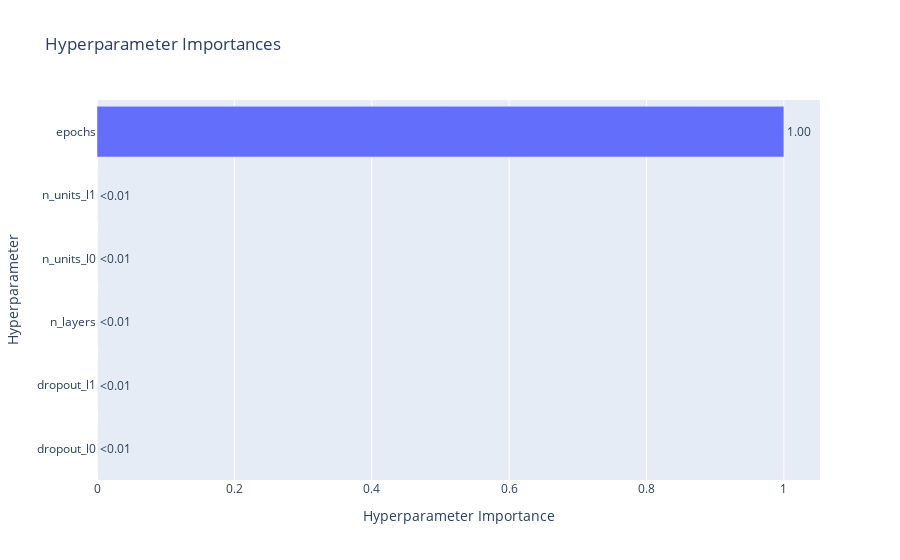

Notebook code for this chart:
### Code cell
optuna.visualization.plot_param_importances(study).show()

### Figure 1 — Plotly figure (JSON) as saved in the notebook; plotly's stock layout.template omitted (floating-point values rounded to 4 significant figures)
{"data": [{"cliponaxis": false, "hovertemplate": ["dropout_l0 (CategoricalDistribution): 0.0<extra></extra>", "dropout_l1 (CategoricalDistribution): 0.0<extra></extra>", "n_layers (IntDistribution): 0.0<extra></extra>", "n_units_l0 (CategoricalDistribution): 0.0<extra></extra>", "n_units_l1 (CategoricalDistribution): 0.0<extra></extra>", "epochs (IntDistribution): 1.0<extra></extra>"], "name": "Objective Value", "orientation": "h", "text": ["<0.01", "<0.01", "<0.01", "<0.01", "<0.01", "1.00"], "textposition": "outside", "type": "bar", "x": [0, 0, 0, 0, 0, 1], "y": ["dropout_l0", "dropout_l1", "n_layers", "n_units_l0", "n_units_l1", "epochs"]}], "layout": {"title": {"text": "Hyperparameter Importances"}, "xaxis": {"title": {"text": "Hyperparameter Importance"}}, "yaxis": {"title": {"text": "Hyperparameter"}}}}
